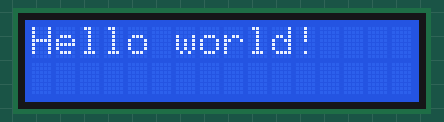
Recording of a program running on a simulated Raspberry Pi (BCM pin numbers). Parts: 16×2 character LCD.

Above: at 0.1 s.
At 1.1 s:
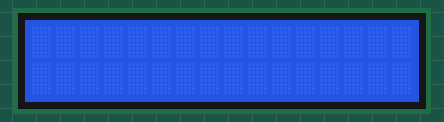

The program:

lcdBlinkText.py
```python
import RPi.GPIO as GPIO
from RPLCD import CharLCD
import time

GPIO.setmode(GPIO.BCM)
GPIO.setwarnings(False)
lcd = CharLCD(cols=16, rows=2, pin_rs=7, pin_e=8, pins_data=[25, 24, 23, 18],numbering_mode=GPIO.BCM)

while True:
    lcd.write_string(u"Hello world!")
    time.sleep(1)
    lcd.clear()
    time.sleep(1)
```

Measured:
- what the display in image 1 shows lasts 1.0 s, from 1.0 s to 2.0 s
